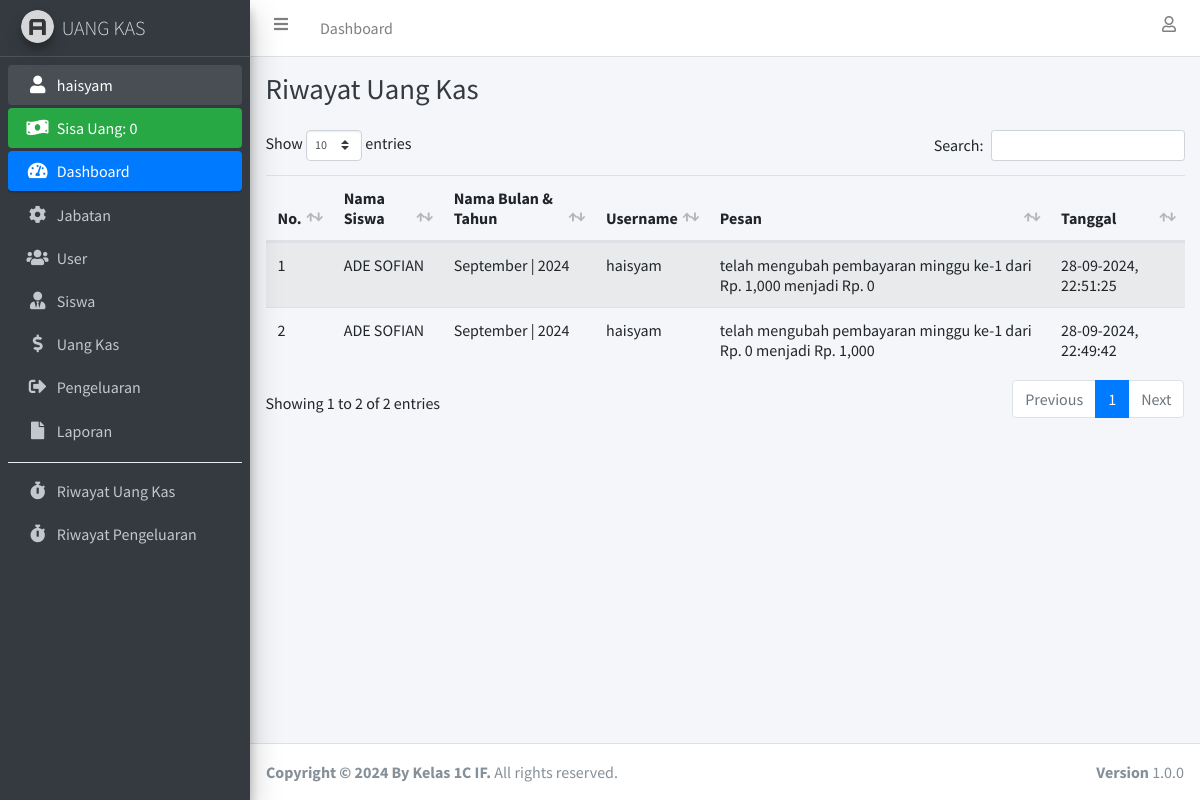
The page /riwayat.php (signed in) on the database its author committed.
### tables this page shows
CREATE TABLE `user` (
  `id_user` int(11) NOT NULL,
  `nama_lengkap` varchar(100) NOT NULL,
  `username` varchar(100) NOT NULL,
  `password` varchar(255) NOT NULL,
  `id_jabatan` int(11) NOT NULL
);

CREATE TABLE `riwayat` (
  `id_riwayat` int(11) NOT NULL,
  `id_user` int(11) NOT NULL,
  `id_uang_kas` int(11) NOT NULL,
  `aksi` text NOT NULL,
  `tanggal` int(11) NOT NULL
);

CREATE TABLE `siswa` (
  `id_siswa` int(11) NOT NULL,
  `nama_siswa` varchar(100) NOT NULL,
  `jenis_kelamin` enum('pria','wanita') NOT NULL,
  `no_telepon` varchar(25) NOT NULL,
  `email` varchar(255) NOT NULL
);

CREATE TABLE `bulan_pembayaran` (
  `id_bulan_pembayaran` int(11) NOT NULL,
  `nama_bulan` enum('januari','februari','maret','april','mei','juni','juli','agustus','september','oktober','november','desember') NOT NULL,
  `tahun` int(4) NOT NULL,
  `pembayaran_perminggu` int(11) NOT NULL
);

### connection.php (called while the page is built, shortened)
<?php
	$host		= "localhost";
	$username	= "root";
	$password	= "";
	$database	= "kas";
	$conn 		= mysqli_connect($host, $username, $password, $database);
if (isset($_SESSION['id_user'])) {
	function dataUser() {
		global $conn;
		$id_user = $_SESSION['id_user'];
		return mysqli_fetch_assoc(mysqli_query($conn, "SELECT * FROM user INNER JOIN jabatan ON user.id_jabatan = jabatan.id_jabatan WHERE id_user = '$id_user'"));
	}
}

### riwayat.php (the view, shortened to what this page needs)
<?php
require 'connection.php';
$riwayat = mysqli_query($conn, "SELECT * FROM riwayat INNER JOIN user ON riwayat.id_user = user.id_user INNER JOIN uang_kas ON riwayat.id_uang_kas = uang_kas.id_uang_kas INNER JOIN siswa ON uang_kas.id_siswa = siswa.id_siswa INNER JOIN bulan_pembayaran ON uang_kas.id_bulan_pembayaran = bulan_pembayaran.id_bulan_pembayaran ORDER BY tanggal DESC");
?>
<!DOCTYPE html>
<html>
<head>
  <?php include 'include/css.php'; ?>
</head>
<body class="hold-transition sidebar-mini layout-fixed">
  <div class="wrapper">
    <?php include 'include/navbar.php'; ?>
    <?php include 'include/sidebar.php'; ?>
    <div class="content-wrapper">
      <div class="content-header">
        <div class="container-fluid">
          <div class="row mb-2">
            <div class="col-sm">
              <h1 class="m-0 text-dark">Riwayat Uang Kas</h1>
            </div>
          </div>
        </div>
      </div>
      <section class="content">
        <div class="container-fluid">
          <div class="table-responsive">
            <table class="table table-striped table-hover" id="table_id">
              <thead>
                <tr>
                  <th>No.</th>
                  <th>Nama Siswa</th>
                  <th>Nama Bulan & Tahun</th>
                  <th>Username</th>
                  <th>Pesan</th>
                  <th>Tanggal</th>
                </tr>
              </thead>
              <tbody>
                <?php $i = 1; ?>
                <?php foreach ($riwayat as $dr): ?>
                  <tr>
                    <td><?= $i++; ?></td>
                    <td><?= ucwords($dr['nama_siswa']); ?></td>
                    <td><?= ucwords($dr['nama_bulan']); ?> | <?= $dr['tahun']; ?></td>
                    <td><?= $dr['username']; ?></td>
                    <td><?= $dr['aksi']; ?></td>
                    <td><?= date('d-m-Y, H:i:s', $dr['tanggal']); ?></td>
                  </tr>
                <?php endforeach ?>
              </tbody>
            </table>
          </div>
        </div>
      </section>
    </div>
    <footer class="main-footer">
      <strong>Copyright &copy; 2024 By Kelas 1C IF.</strong>
      All rights reserved.
      <div class="float-right d-none d-sm-inline-block">
        <b>Version</b> 1.0.0
      </div>
    </footer>
  </div>
</body>
</html>

### include/css.php (shortened to what this page needs)
<link rel="stylesheet" href="assets/vendor/bootstrap/css/bootstrap.min.css">
<link rel="stylesheet" href="assets/vendor/fontawesome-free/css/all.min.css">
<link rel="stylesheet" href="assets/vendor/adminlte/adminlte.min.css">
<link rel="stylesheet" href="assets/vendor/overlayScrollbars/css/OverlayScrollbars.min.css">
<link rel="stylesheet" href="assets/vendor/datatables/css/dataTables.bootstrap4.min.css">
<link rel="stylesheet" href="assets/vendor/fancybox/jquery.fancybox.min.css">

### include/navbar.php (shortened to what this page needs)
<nav class="main-header navbar navbar-expand navbar-white navbar-light">
  <ul class="navbar-nav">
    <li class="nav-item">
      <a class="nav-link" data-widget="pushmenu" href="#" role="button"><i class="fas fa-bars"></i></a>
    </li>
    <li class="nav-item d-none d-sm-inline-block">
      <a href="index.php" class="nav-link">Dashboard</a>
    </li>
  </ul>
  <ul class="navbar-nav ml-auto">
    <li class="nav-item dropdown">
      <a class="nav-link" data-toggle="dropdown" href="#">
        <i class="far fa-user"></i>
      </a>
    </li>
  </ul>
</nav>

### include/sidebar.php
<?php
  $dataUser = dataUser();
  $jml_pengeluaran = mysqli_fetch_assoc(mysqli_query($conn, "SELECT sum(jumlah_pengeluaran) as jml_pengeluaran FROM pengeluaran"));
  $jml_pengeluaran = $jml_pengeluaran['jml_pengeluaran'];
  $jml_uang_kas = mysqli_fetch_assoc(mysqli_query($conn, "SELECT sum(minggu_ke_1 + minggu_ke_2 + minggu_ke_3 + minggu_ke_4) as jml_uang_kas FROM uang_kas"));
  $jml_uang_kas = $jml_uang_kas['jml_uang_kas'];
?>
<aside class="main-sidebar sidebar-dark-primary elevation-4">
  <a href="index.php" class="brand-link">
    <img src="assets/img/img_properties/logo.png" alt="AdminLTE Logo" class="brand-image img-circle elevation-3" style="opacity: .8">
    <span class="brand-text font-weight-light">UANG KAS</span>
  </a>
  <div class="sidebar">
    <nav class="mt-2">
      <ul class="nav nav-pills nav-sidebar flex-column" data-widget="treeview" role="menu" data-accordion="false">
        <li class="nav-item has-treeview menu-open">
          <a href="profile.php" class="nav-link"><i class="nav-icon fas fa-fw fa-user"></i> <p><?= $dataUser['username']; ?></p></a>
        </li>
        <li class="nav-item">
          <div class="bg-success nav-link text-white">
            <i class="nav-icon fas fa-money-bill-wave"></i>
            <p>
              Sisa Uang: <?= number_format($jml_uang_kas - $jml_pengeluaran); ?>
            </p>
          </div>
        </li>
        <li class="nav-item has-treeview menu-open">
          <a href="index.php" class="nav-link active">
            <i class="nav-icon fas fa-tachometer-alt"></i>
            <p>
              Dashboard
            </p>
          </a>
        </li>
        <?php if ($dataUser['id_jabatan'] == '1'): ?>
          <li class="nav-item">
            <a href="jabatan.php" class="nav-link">
              <i class="nav-icon fas fa-cog"></i>
              <p>
                Jabatan
              </p>
            </a>
          </li>
          <li class="nav-item">
            <a href="user.php" class="nav-link">
              <i class="nav-icon fas fa-users"></i>
              <p>
                User
              </p>
            </a>
          </li>
        <?php endif ?>
        <li class="nav-item">
          <a href="siswa.php" class="nav-link">
            <i class="fas fa-user-tie nav-icon"></i>
            <p>Siswa</p>
          </a>
        </li>
        <li class="nav-item">
          <a href="uang_kas.php" class="nav-link">
            <i class="fas fa-dollar-sign nav-icon"></i>
            <p>Uang Kas</p>
          </a>
        </li>
        <li class="nav-item">
          <a href="pengeluaran.php" class="nav-link">
            <i class="fas fa-sign-out-alt nav-icon"></i>
            <p>Pengeluaran</p>
          </a>
        </li>
        <li class="nav-item">
          <a href="laporan.php" class="nav-link">
            <i class="fas fa-file nav-icon"></i>
            <p>Laporan</p>
          </a>
        </li>
        <div class="dropdown-divider"></div>
        <li class="nav-item">
          <a href="riwayat.php" class="nav-link">
            <i class="fas fa-stopwatch nav-icon"></i>
            <p>Riwayat Uang Kas</p>
          </a>
        </li>
        <li class="nav-item">
          <a href="riwayat_pengeluaran.php" class="nav-link">
            <i class="fas fa-stopwatch nav-icon"></i>
            <p>Riwayat Pengeluaran</p>
          </a>
        </li>
      </ul>
    </nav>
  </div>
</aside>

### rows shown on the page
user: username "haisyam"
riwayat: siswa.nama_siswa "ADE SOFIAN", bulan_pembayaran.nama_bulan "September", bulan_pembayaran.tahun "2024", id_user.username "haisyam", aksi "telah mengubah pembayaran minggu ke-1 dari Rp. 1,000 menjadi Rp. 0", tanggal "28-09-2024, 22:51:25"
riwayat: siswa.nama_siswa "ADE SOFIAN", bulan_pembayaran.nama_bulan "September", bulan_pembayaran.tahun "2024", id_user.username "haisyam", aksi "telah mengubah pembayaran minggu ke-1 dari Rp. 0 menjadi Rp. 1,000", tanggal "28-09-2024, 22:49:42"

### other values the page prints
$jml_uang_kas - $jml_pengeluaran "0"
